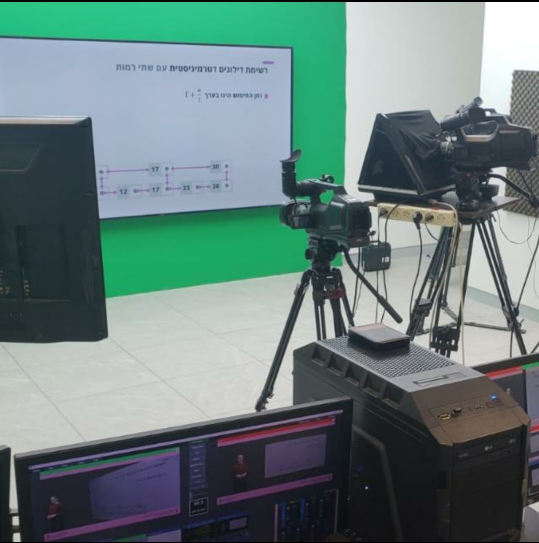
#> input picture hw1/img/studio1.jpg, 1078 x 1086 px (shown at 1/2 size)
$ python main.py img/studio1.jpg img/studio4.png out.png
#> lines starting #> are read from the running program, lines starting #| are printed output that depends on the picture; after the words box and inside, x2 and y2 are one past the last pixel; in counts of white or black regions, pixels touching at a corner belong together
import os
import sys
import cv2 as cv
import numpy as np


def RemoveGreen(img,bkimg):
#> called with img = 'img/studio1.jpg', bkimg = 'img/studio4.png'
    img1 = cv.imread(img)# reading the image from path that received from the function arguments
#> img1 is the input picture: shape (1086, 1078, 3); mean B, G, R 124.2, 126.5, 104.9
    img2 = cv.imread(bkimg) # reading the background image from path that received from the function arguments
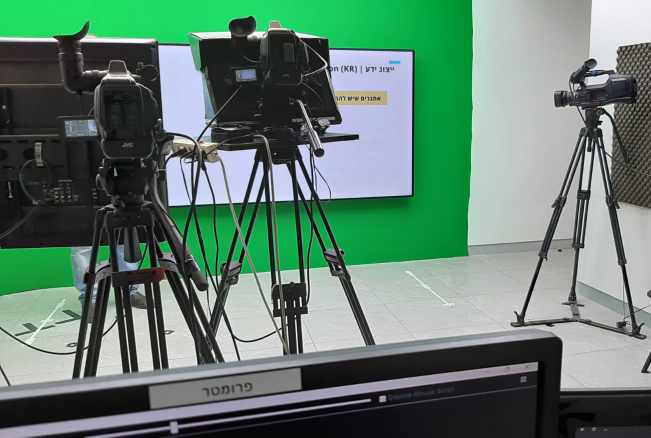
#> input picture hw1/img/studio4.png, 1302 x 875 px (shown at 1/2 size)
#> img2 is the input picture: shape (875, 1302, 3); mean B, G, R 111.2, 125.5, 98
    if img2.shape != img1.shape: #if the of background and image not same shape then maked it same
        img2 = cv.resize(img2, (img1.shape[1], img1.shape[0]))
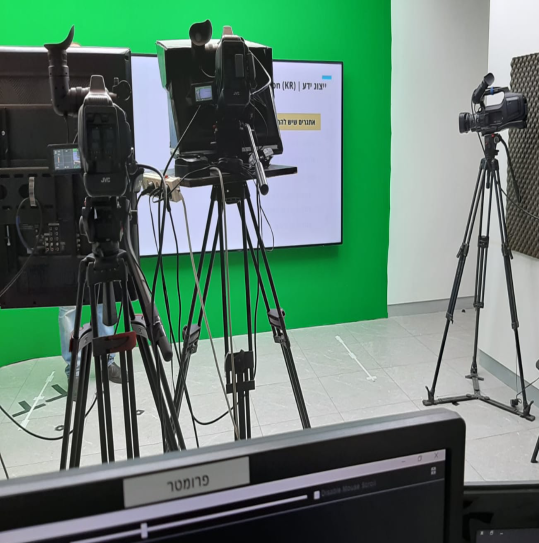
#> img2: shape (1086, 1078, 3) (shown at 1/2 size); mean B, G, R 111.1, 125.4, 97.9
    hvs_img = cv.cvtColor(img1, cv.COLOR_BGR2HSV)  # changing the color of the image from BGR model to HSV model
#> hvs_img: shape (1086, 1078, 3); mean H, S, V 85, 62.7, 133.5
    lower_green = np.array([36, 50, 70]) # getting the lower level of green color in HSV model
    upper_green =  np.array([89, 255, 255])  # getting the highest level of green color in HSV model
    mask = cv.inRange(hvs_img, lower_green, upper_green)  # creating the mask of the green color from the image
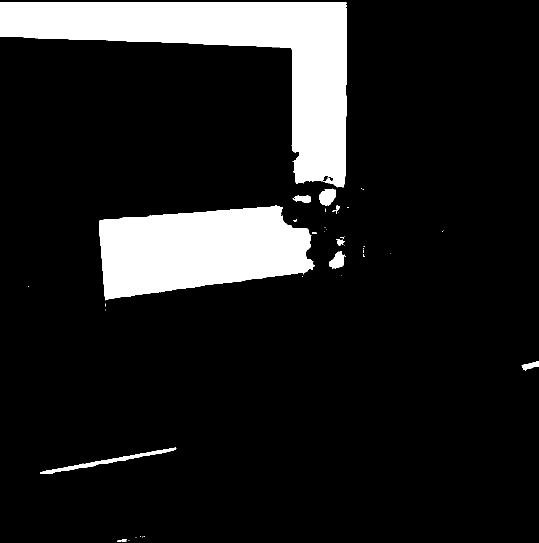
#> mask: shape (1086, 1078) (shown at 1/2 size); 12.7% white; 44 white regions (32 under 20 px), largest, box (x1, y1, x2, y2) and area: (0, 4, 693, 375) 85216, (199, 411, 630, 601) 59089, (80, 895, 353, 948) 1832
    img1_bg = cv.bitwise_and(img1, img1, mask=mask) # using the mask that created and bitwise
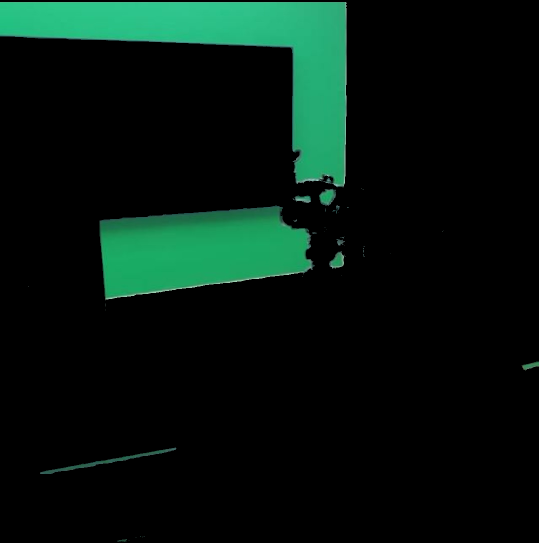
#> img1_bg: shape (1086, 1078, 3) (shown at 1/2 size); mean B, G, R 14.3, 21.4, 4.9
    final = img1 - img1_bg
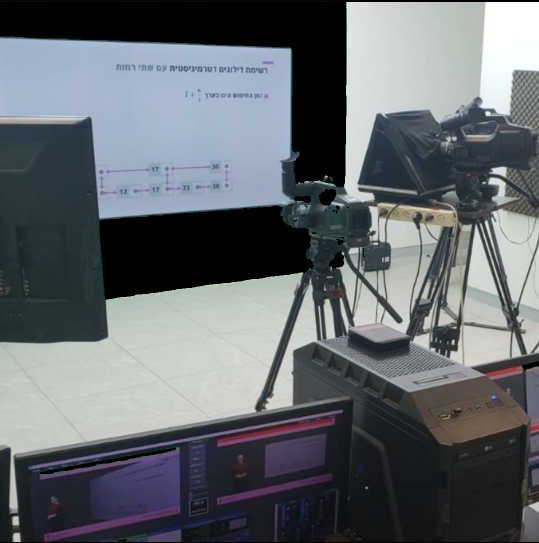
#> final: shape (1086, 1078, 3) (shown at 1/2 size); mean B, G, R 109.9, 105.2, 100
    final = np.where(final == 0 , img2, final) # merging the two images ( f and HSV img2 ) to get the final result
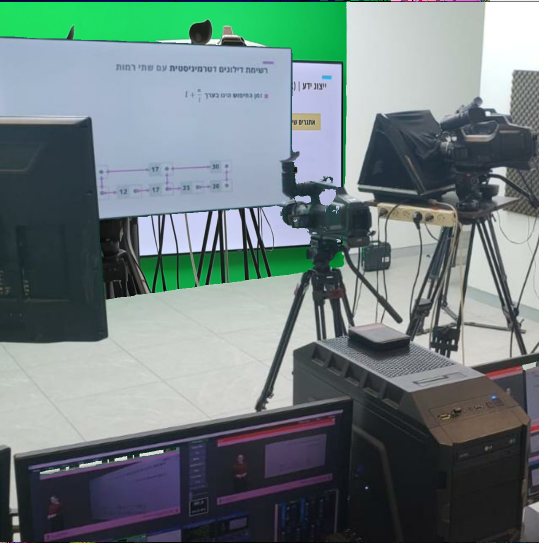
#> final: shape (1086, 1078, 3) (shown at 1/2 size); mean B, G, R 125.8, 126.3, 110.4

    return final


if __name__ == "__main__":
    inputIMPath = sys.argv[1] # getting the input path from the command line
    inputBKPath = sys.argv[2]# getting the input of bk path from the command line
    outputPath = sys.argv[3] # getting the output path from the command line


    if os.path.exists(inputIMPath) and os.path.exists(inputBKPath) : # checking if the input string is an exist path
        fixed_image = RemoveGreen(inputIMPath,inputBKPath)  # receiving the image after removing the green color and replace to background image
        cv.imwrite(outputPath, fixed_image)
    else:
        print("input files is not valid ")
